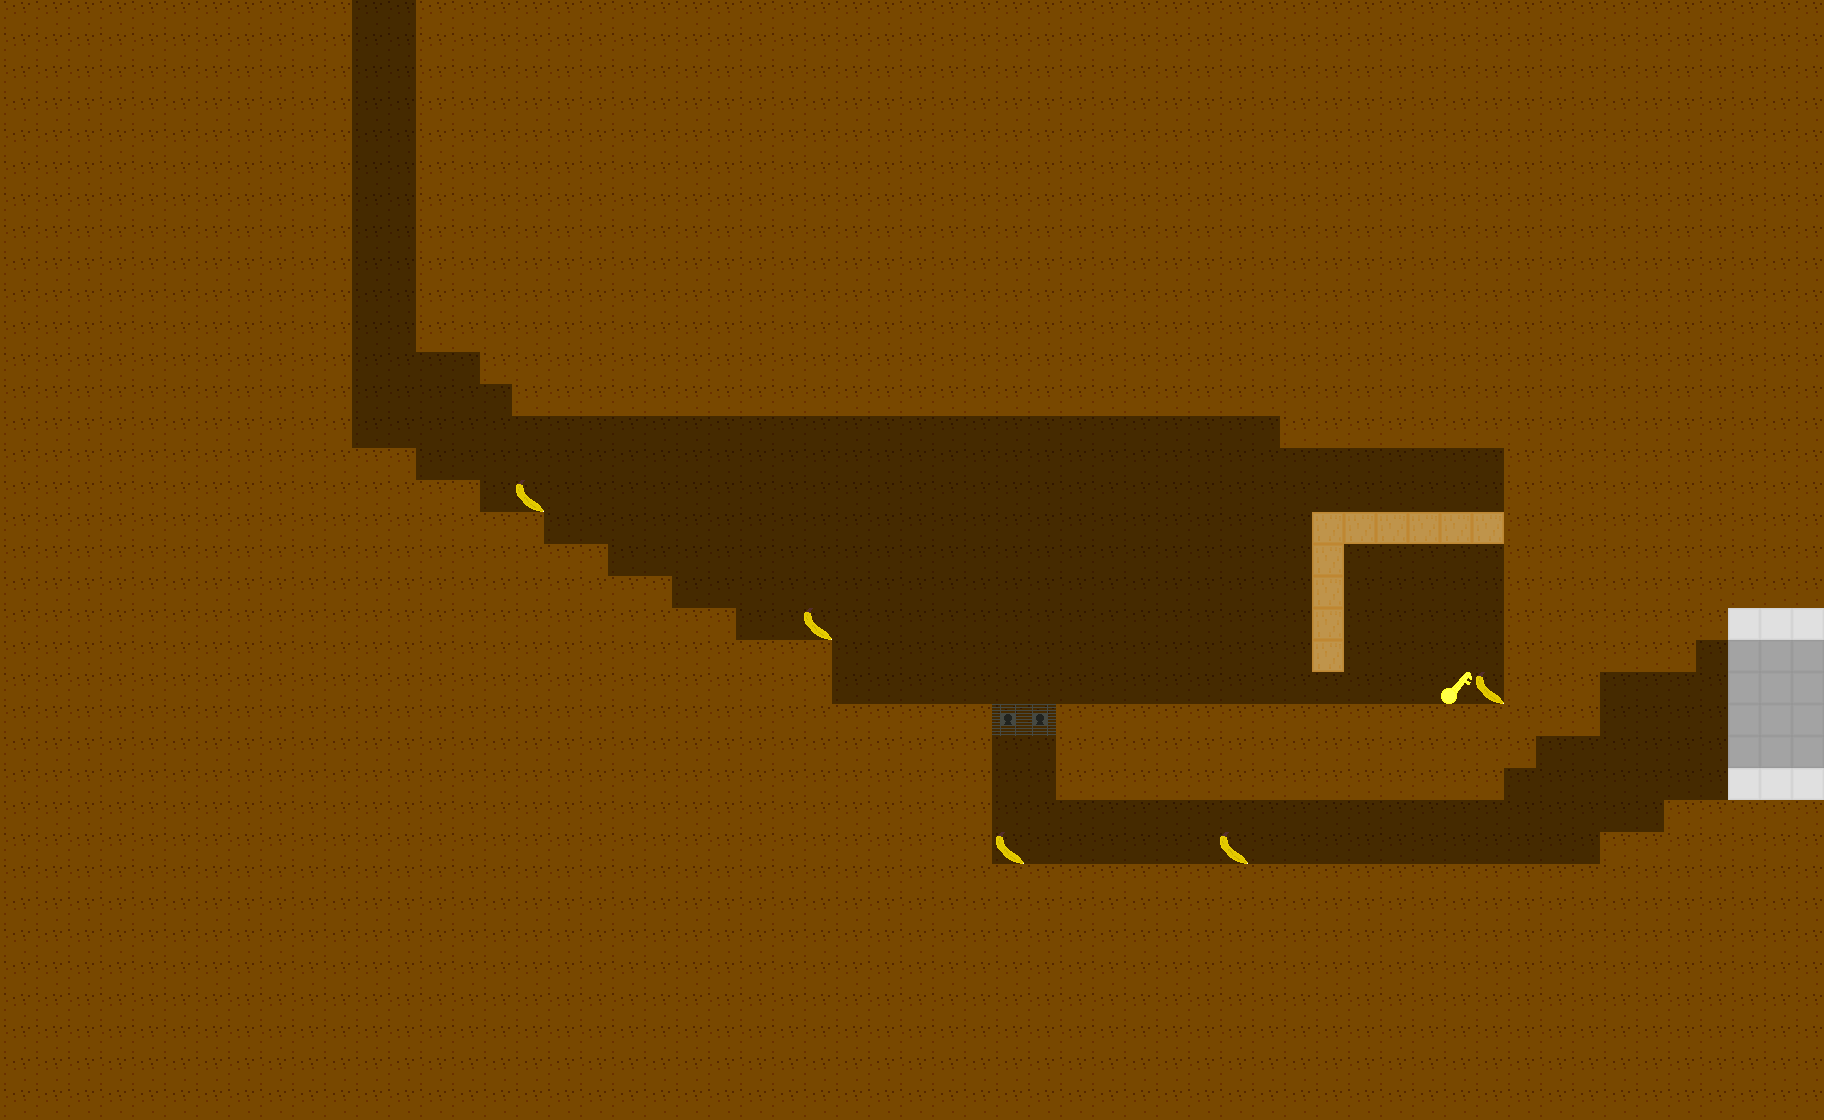

This game map was drawn from its Tiled (.tmx) file and the tilesets committed beside it. A one-line description and the trimmed map source follow:
An orthogonal 57x35 tile map with 32x32 px tiles, 2 tile layers (background, collide).

<map version="1.0" orientation="orthogonal" width="57" height="35" tilewidth="32" tileheight="32">
 <tileset firstgid="1" name="tilemap" tilewidth="32" tileheight="32">
  <image source="../gfx/tilemap.png" width="320" height="64" />
 </tileset>
 <layer name="background" width="57" height="35">
  <data>[1995 cells, 356 non-empty, 2 distinct tile ids]</data>
 </layer>
 <layer name="collide" width="57" height="35">
  <data>[1995 cells, 1657 non-empty, 6 distinct tile ids]</data>
 </layer>
</map>
